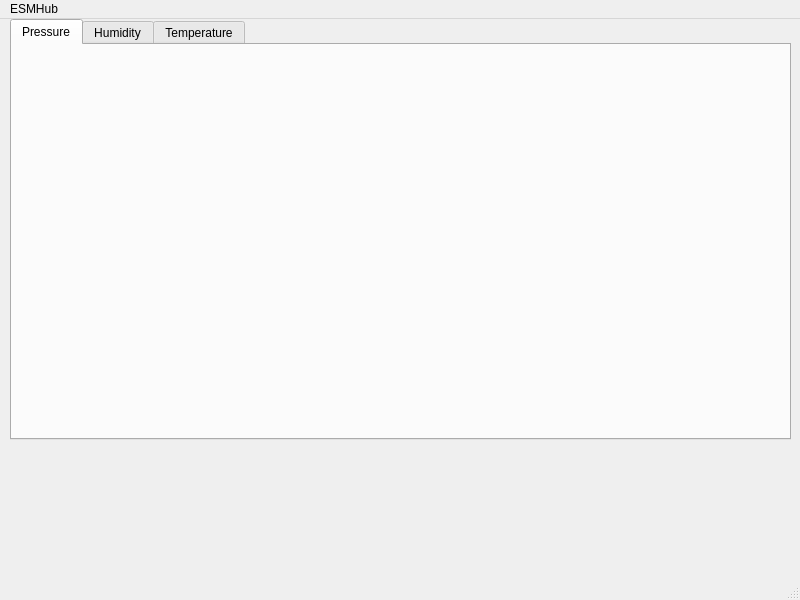
<?xml version="1.0" encoding="UTF-8"?>
<ui version="4.0">
 <class>envirosensemodule</class>
 <widget class="QMainWindow" name="envirosensemodule">
  <property name="geometry">
   <rect>
    <x>0</x>
    <y>0</y>
    <width>800</width>
    <height>600</height>
   </rect>
  </property>
  <property name="windowTitle">
   <string>envirosensemodule</string>
  </property>
  <widget class="QWidget" name="centralwidget">
   <widget class="QTabWidget" name="MainWidget">
    <property name="geometry">
     <rect>
      <x>10</x>
      <y>0</y>
      <width>781</width>
      <height>421</height>
     </rect>
    </property>
    <property name="currentIndex">
     <number>0</number>
    </property>
    <widget class="QWidget" name="Pressure">
     <attribute name="title">
      <string>Pressure</string>
     </attribute>
    </widget>
    <widget class="QWidget" name="Humidity">
     <attribute name="title">
      <string>Humidity</string>
     </attribute>
    </widget>
    <widget class="QWidget" name="Temperature">
     <attribute name="title">
      <string>Temperature</string>
     </attribute>
    </widget>
   </widget>
  </widget>
  <widget class="QMenuBar" name="menubar">
   <property name="geometry">
    <rect>
     <x>0</x>
     <y>0</y>
     <width>800</width>
     <height>21</height>
    </rect>
   </property>
   <widget class="QMenu" name="menuESMHub">
    <property name="title">
     <string>ESMHub</string>
    </property>
   </widget>
   <addaction name="menuESMHub"/>
  </widget>
  <widget class="QStatusBar" name="statusbar"/>
 </widget>
 <resources/>
 <connections/>
</ui>
